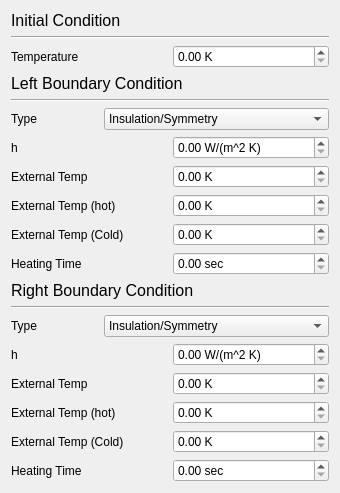
      <widget class="QWidget" name="TTab">
       <property name="geometry">
        <rect>
         <x>0</x>
         <y>0</y>
         <width>340</width>
         <height>493</height>
        </rect>
       </property>
       <attribute name="label">
        <string>Heat Conduction</string>
       </attribute>
       <layout class="QVBoxLayout" name="verticalLayout_4">
        <item>
         <widget class="QLabel" name="label_11">
          <property name="text">
           <string>&lt;!DOCTYPE HTML PUBLIC &quot;-//W3C//DTD HTML 4.0//EN&quot; &quot;http://www.w3.org/TR/REC-html40/strict.dtd&quot;&gt;
&lt;html&gt;&lt;head&gt;&lt;meta name=&quot;qrichtext&quot; content=&quot;1&quot; /&gt;&lt;style type=&quot;text/css&quot;&gt;
p, li { white-space: pre-wrap; }
&lt;/style&gt;&lt;/head&gt;&lt;body style=&quot; font-family:'Sans Serif'; font-size:9pt; font-weight:400; font-style:normal;&quot;&gt;
&lt;p style=&quot; margin-top:0px; margin-bottom:0px; margin-left:0px; margin-right:0px; -qt-block-indent:0; text-indent:0px;&quot;&gt;&lt;span style=&quot; font-size:12pt;&quot;&gt;Initial Condition&lt;/span&gt;&lt;/p&gt;&lt;/body&gt;&lt;/html&gt;</string>
          </property>
         </widget>
        </item>
        <item>
         <widget class="Line" name="line_4">
          <property name="orientation">
           <enum>Qt::Horizontal</enum>
          </property>
         </widget>
        </item>
        <item>
         <layout class="QHBoxLayout" name="horizontalLayout_10">
          <item>
           <widget class="QLabel" name="label_12">
            <property name="text">
             <string>Temperature</string>
            </property>
           </widget>
          </item>
          <item>
           <widget class="QDoubleSpinBox" name="spinTInit">
            <property name="suffix">
             <string> K</string>
            </property>
            <property name="maximum">
             <double>9999.989999999999782</double>
            </property>
           </widget>
          </item>
         </layout>
        </item>
        <item>
         <widget class="QLabel" name="label_13">
          <property name="text">
           <string>&lt;!DOCTYPE HTML PUBLIC &quot;-//W3C//DTD HTML 4.0//EN&quot; &quot;http://www.w3.org/TR/REC-html40/strict.dtd&quot;&gt;
&lt;html&gt;&lt;head&gt;&lt;meta name=&quot;qrichtext&quot; content=&quot;1&quot; /&gt;&lt;style type=&quot;text/css&quot;&gt;
p, li { white-space: pre-wrap; }
&lt;/style&gt;&lt;/head&gt;&lt;body style=&quot; font-family:'Sans Serif'; font-size:9pt; font-weight:400; font-style:normal;&quot;&gt;
&lt;p style=&quot; margin-top:0px; margin-bottom:0px; margin-left:0px; margin-right:0px; -qt-block-indent:0; text-indent:0px;&quot;&gt;&lt;span style=&quot; font-size:12pt;&quot;&gt;Left Boundary Condition&lt;/span&gt;&lt;/p&gt;&lt;/body&gt;&lt;/html&gt;</string>
          </property>
         </widget>
        </item>
        <item>
         <widget class="Line" name="line_5">
          <property name="orientation">
           <enum>Qt::Horizontal</enum>
          </property>
         </widget>
        </item>
        <item>
         <layout class="QHBoxLayout" name="horizontalLayout_15">
          <item>
           <widget class="QLabel" name="label_15">
            <property name="text">
             <string>Type</string>
            </property>
           </widget>
          </item>
          <item>
           <widget class="QComboBox" name="comboLeftBC">
            <property name="currentIndex">
             <number>0</number>
            </property>
            <item>
             <property name="text">
              <string>Insulation/Symmetry</string>
             </property>
            </item>
            <item>
             <property name="text">
              <string>Convection</string>
             </property>
            </item>
            <item>
             <property name="text">
              <string>Convection (Multiple Temperatures)</string>
             </property>
            </item>
           </widget>
          </item>
         </layout>
        </item>
        <item>
         <layout class="QHBoxLayout" name="horizontalLayout_11">
          <item>
           <widget class="QLabel" name="lbch">
            <property name="text">
             <string>h</string>
            </property>
           </widget>
          </item>
          <item>
           <widget class="QDoubleSpinBox" name="spinHLeft">
            <property name="suffix">
             <string> W/(m^2 K)</string>
            </property>
            <property name="maximum">
             <double>999.990000000000009</double>
            </property>
           </widget>
          </item>
         </layout>
        </item>
        <item>
         <layout class="QHBoxLayout" name="horizontalLayout_14">
          <item>
           <widget class="QLabel" name="lbctext">
            <property name="text">
             <string>External Temp</string>
            </property>
           </widget>
          </item>
          <item>
           <widget class="QDoubleSpinBox" name="spinTExtLeft">
            <property name="suffix">
             <string> K</string>
            </property>
            <property name="maximum">
             <double>9999.989999999999782</double>
            </property>
           </widget>
          </item>
         </layout>
        </item>
        <item>
         <layout class="QHBoxLayout" name="horizontalLayout_13">
          <item>
           <widget class="QLabel" name="lbctexthot">
            <property name="text">
             <string>External Temp (hot)</string>
            </property>
           </widget>
          </item>
          <item>
           <widget class="QDoubleSpinBox" name="spinTExtHotLeft">
            <property name="suffix">
             <string> K</string>
            </property>
            <property name="maximum">
             <double>9999.989999999999782</double>
            </property>
           </widget>
          </item>
         </layout>
        </item>
        <item>
         <layout class="QHBoxLayout" name="horizontalLayout_12">
          <item>
           <widget class="QLabel" name="lbctextcold">
            <property name="text">
             <string>External Temp (Cold)</string>
            </property>
           </widget>
          </item>
          <item>
           <widget class="QDoubleSpinBox" name="spinTExtColdLeft">
            <property name="suffix">
             <string> K</string>
            </property>
            <property name="maximum">
             <double>9999.989999999999782</double>
            </property>
           </widget>
          </item>
         </layout>
        </item>
        <item>
         <layout class="QHBoxLayout" name="horizontalLayout_20">
          <item>
           <widget class="QLabel" name="lbctheat">
            <property name="text">
             <string>Heating Time</string>
            </property>
           </widget>
          </item>
          <item>
           <widget class="QDoubleSpinBox" name="spinTHeatLeft">
            <property name="suffix">
             <string> sec</string>
            </property>
            <property name="maximum">
             <double>999999.989999999990687</double>
            </property>
           </widget>
          </item>
         </layout>
        </item>
        <item>
         <widget class="QLabel" name="label_19">
          <property name="text">
           <string>&lt;!DOCTYPE HTML PUBLIC &quot;-//W3C//DTD HTML 4.0//EN&quot; &quot;http://www.w3.org/TR/REC-html40/strict.dtd&quot;&gt;
&lt;html&gt;&lt;head&gt;&lt;meta name=&quot;qrichtext&quot; content=&quot;1&quot; /&gt;&lt;style type=&quot;text/css&quot;&gt;
p, li { white-space: pre-wrap; }
&lt;/style&gt;&lt;/head&gt;&lt;body style=&quot; font-family:'Sans Serif'; font-size:9pt; font-weight:400; font-style:normal;&quot;&gt;
&lt;p style=&quot; margin-top:0px; margin-bottom:0px; margin-left:0px; margin-right:0px; -qt-block-indent:0; text-indent:0px;&quot;&gt;&lt;span style=&quot; font-size:12pt;&quot;&gt;Right Boundary Condition&lt;/span&gt;&lt;/p&gt;&lt;/body&gt;&lt;/html&gt;</string>
          </property>
         </widget>
        </item>
        <item>
         <widget class="Line" name="line_6">
          <property name="orientation">
           <enum>Qt::Horizontal</enum>
          </property>
         </widget>
        </item>
        <item>
         <layout class="QHBoxLayout" name="horizontalLayout_9">
          <item>
           <widget class="QLabel" name="label_14">
            <property name="text">
             <string>Type</string>
            </property>
           </widget>
          </item>
          <item>
           <widget class="QComboBox" name="comboRightBC">
            <item>
             <property name="text">
              <string>Insulation/Symmetry</string>
             </property>
            </item>
            <item>
             <property name="text">
              <string>Convection</string>
             </property>
            </item>
            <item>
             <property name="text">
              <string>Convection (Multiple Temperatures)</string>
             </property>
            </item>
           </widget>
          </item>
         </layout>
        </item>
        <item>
         <layout class="QHBoxLayout" name="horizontalLayout_16">
          <item>
           <widget class="QLabel" name="rbch">
            <property name="text">
             <string>h</string>
            </property>
           </widget>
          </item>
          <item>
           <widget class="QDoubleSpinBox" name="spinHRight">
            <property name="suffix">
             <string> W/(m^2 K)</string>
            </property>
            <property name="maximum">
             <double>9999.989999999999782</double>
            </property>
           </widget>
          </item>
         </layout>
        </item>
        <item>
         <layout class="QHBoxLayout" name="horizontalLayout_17">
          <item>
           <widget class="QLabel" name="rbctext">
            <property name="text">
             <string>External Temp</string>
            </property>
           </widget>
          </item>
          <item>
           <widget class="QDoubleSpinBox" name="spinTExtRight">
            <property name="suffix">
             <string> K</string>
            </property>
            <property name="maximum">
             <double>9999.989999999999782</double>
            </property>
           </widget>
          </item>
         </layout>
        </item>
        <item>
         <layout class="QHBoxLayout" name="horizontalLayout_18">
          <item>
           <widget class="QLabel" name="rbctexthot">
            <property name="text">
             <string>External Temp (hot)</string>
            </property>
           </widget>
          </item>
          <item>
           <widget class="QDoubleSpinBox" name="spinTExtHotRight">
            <property name="suffix">
             <string> K</string>
            </property>
            <property name="maximum">
             <double>9999.989999999999782</double>
            </property>
           </widget>
          </item>
         </layout>
        </item>
        <item>
         <layout class="QHBoxLayout" name="horizontalLayout_19">
          <item>
           <widget class="QLabel" name="rbctextcold">
            <property name="text">
             <string>External Temp (Cold)</string>
            </property>
           </widget>
          </item>
          <item>
           <widget class="QDoubleSpinBox" name="spinTExtColdRight">
            <property name="suffix">
             <string> K</string>
            </property>
            <property name="maximum">
             <double>9999.989999999999782</double>
            </property>
           </widget>
          </item>
         </layout>
        </item>
        <item>
         <layout class="QHBoxLayout" name="horizontalLayout_21">
          <item>
           <widget class="QLabel" name="rbctheat">
            <property name="text">
             <string>Heating Time</string>
            </property>
           </widget>
          </item>
          <item>
           <widget class="QDoubleSpinBox" name="spinTHeatRight">
            <property name="suffix">
             <string> sec</string>
            </property>
            <property name="maximum">
             <double>999999.989999999990687</double>
            </property>
           </widget>
          </item>
         </layout>
        </item>
        <item>
         <spacer name="verticalSpacer_2">
          <property name="orientation">
           <enum>Qt::Vertical</enum>
          </property>
          <property name="sizeHint" stdset="0">
           <size>
            <width>20</width>
            <height>8</height>
           </size>
          </property>
         </spacer>
        </item>
       </layout>
      </widget>
